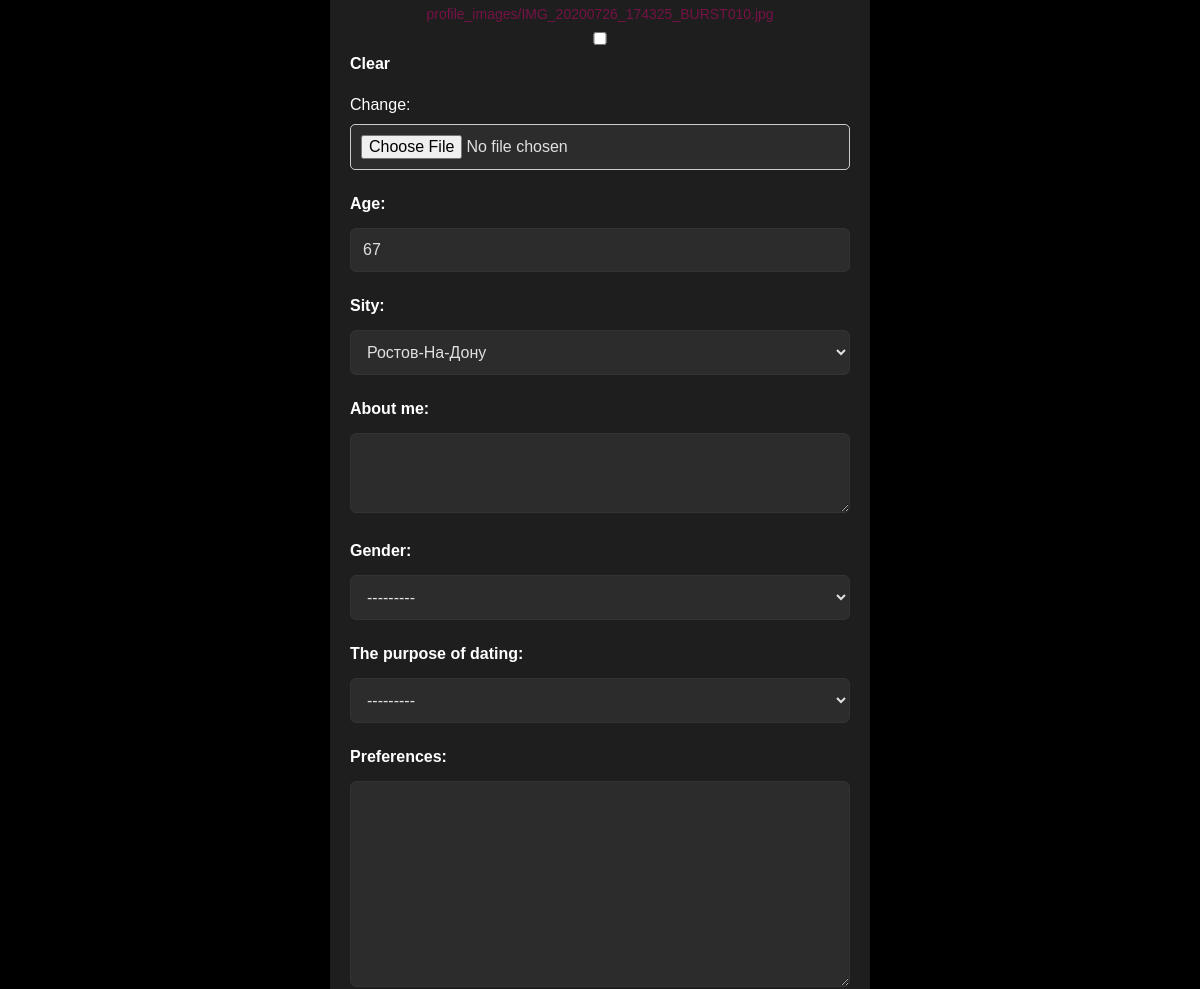
The page /profile/ (signed in, middle part) on the database as committed earlier.
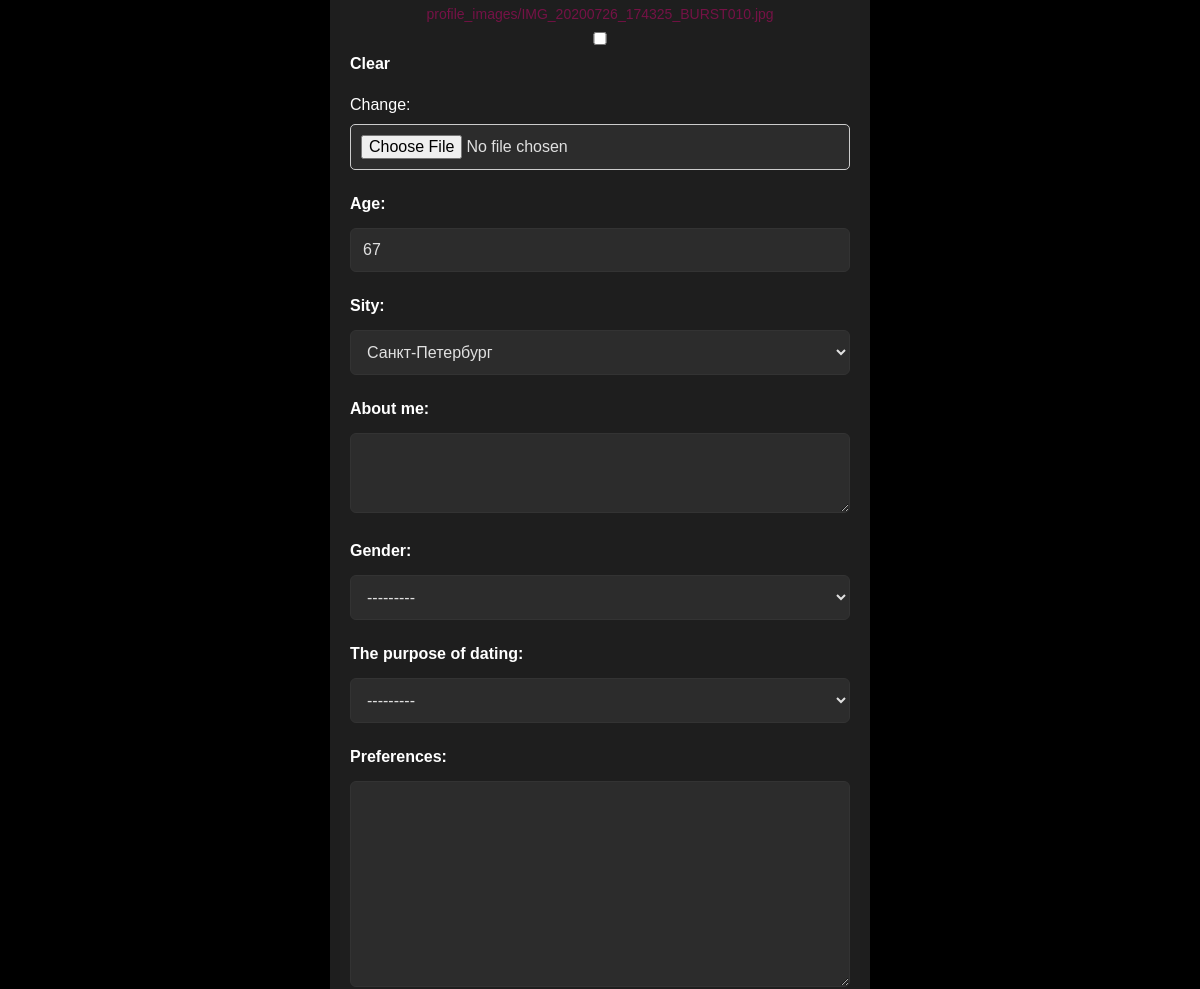
The same page on the database as committed later.
### blog/models.py (models this page shows, shortened)
class Profile(models.Model):
    age = models.PositiveIntegerField(default=18,validators = [MaxValueValidator(100),MinValueValidator(18)])
    sity = models.ForeignKey(Sity, on_delete=models.CASCADE, blank=True, null=True, related_name='residents')
    about_me = models.TextField(blank=True, null=True)
    gender = models.ForeignKey(Gender, on_delete=models.CASCADE, blank=True, null=True, related_name='gena')
    user = models.OneToOneField(User, on_delete=models.CASCADE, related_name='profile')
    image = models.ImageField(upload_to='profile_images/', blank=True, null=True)
    the_purpose_of_dating = models.ForeignKey(The_purpose_of_dating, on_delete=models.CASCADE, blank=True, null=True, related_name='zel')
    preferences = models.TextField(blank=True, null=True)
    message = models.CharField(max_length=200, default="Не указано")

### blog/views.py (the view)
# urls.py: path('profile/', views.profile, name='profile'),
@login_required
def profile(request):
    if request.method == 'POST':
        forms = ProfileForm(request.POST, request.FILES, instance=request.user.profile)
        if forms.is_valid():
            forms.save()
            return redirect('profile')
    else:
        forms = ProfileForm(instance=request.user.profile)
    return render(request, 'profile.html', {'form': forms})

### blog/forms.py
class ProfileForm(forms.ModelForm):
    class Meta:
        model = Profile
        fields = ["image", "age", "sity" , "about_me" , "gender" , "the_purpose_of_dating", "preferences", "message"]
        widgets = {
            'image': forms.ClearableFileInput(attrs={'class': 'form-control'}),
            'about_me': forms.Textarea(attrs={'class': 'form-control', 'rows': 3}),
            'sity': forms.Select(attrs={'class': 'form-control'}),
        }

### blog/models.py (called while the page is built)
    def __str__(self):
        return self.title

    def __str__(self):
        return self.title

    def __str__(self):
        return self.title

### blog/templates/profile.html (shortened to what this page needs)
    <!DOCTYPE html>
    <html lang="en">
    <head>
    </head>
    <body>
        <form method="post" enctype="multipart/form-data">
            {{ form.as_p }}
        </form>
            <br>
    </body>
    </html>

Rows that differ between the two databases and show on the page:
changed Profile: sity "Ростов-На-Дону" → "Санкт-Петербург"
